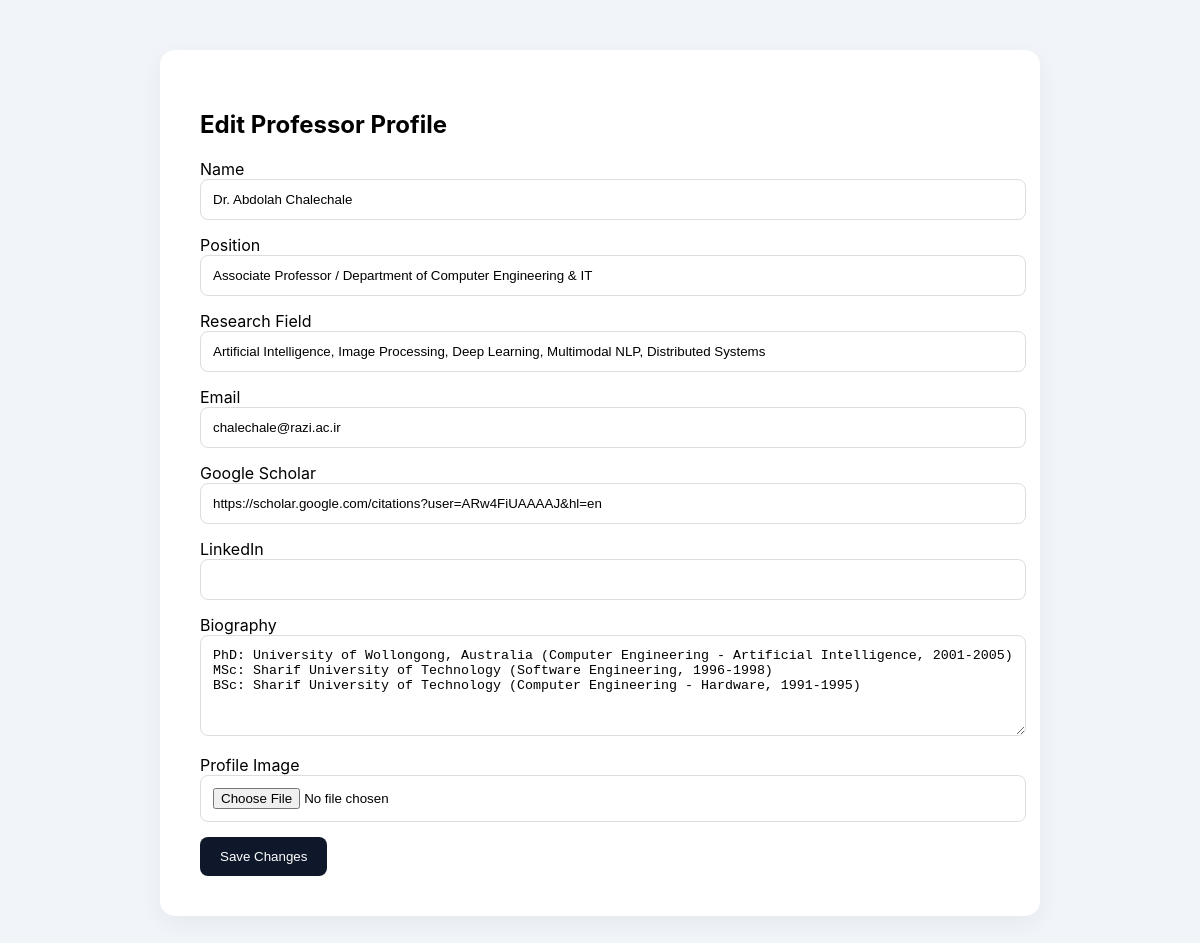
The app's page /admin/edit_professor.php?id=1 (signed in) with its own data.
### tables this page shows
CREATE TABLE IF NOT EXISTS `professor` (
    `id`           INT           NOT NULL AUTO_INCREMENT,
    `name`         VARCHAR(255)  NOT NULL DEFAULT '',
    `name_fa`      VARCHAR(255)  NOT NULL DEFAULT '',
    `position`     VARCHAR(255)  NOT NULL DEFAULT '',
    `position_fa`  VARCHAR(255)  NOT NULL DEFAULT '',
    `field`        VARCHAR(255)  NOT NULL DEFAULT '',
    `field_fa`     VARCHAR(255)  NOT NULL DEFAULT '',
    `email`        VARCHAR(255)  NOT NULL DEFAULT '',
    `scholar_link` VARCHAR(500)  NOT NULL DEFAULT '',
    `linkedin`     VARCHAR(500)  NOT NULL DEFAULT '',
    `bio`          TEXT,
    `bio_fa`       TEXT,
    `image`        VARCHAR(255)           DEFAULT NULL,
    PRIMARY KEY (`id`)
);

### admin/edit_professor.php (the view, shortened to what this page needs)
<?php
require_once("../includes/db.php");
$id = isset($_GET['id']) ? intval($_GET['id']) : 0;
$stmt = $conn->prepare("SELECT * FROM professor WHERE id=?");
$stmt->bind_param("i", $id);
$stmt->execute();
$professor = $stmt->get_result()->fetch_assoc();
?>
<!DOCTYPE html>
<html>
<head>
</head>
<body>
<div class="container">
<h2>Edit Professor Profile</h2>
<form method="POST" enctype="multipart/form-data">
    <label>Name</label>
    <input type="text" name="name" value="<?= htmlspecialchars($professor['name']) ?>">
    <label>Position</label>
    <input type="text" name="position" value="<?= htmlspecialchars($professor['position']) ?>">
    <label>Research Field</label>
    <input type="text" name="field" value="<?= htmlspecialchars($professor['field']) ?>">
    <label>Email</label>
    <input type="text" name="email" value="<?= htmlspecialchars($professor['email']) ?>">
    <label>Google Scholar</label>
    <input type="text" name="scholar_link" value="<?= htmlspecialchars($professor['scholar_link']) ?>">
    <label>LinkedIn</label>
    <input type="text" name="linkedin" value="<?= htmlspecialchars($professor['linkedin']) ?>">
    <label>Biography</label>
    <textarea name="bio" rows="5"><?= htmlspecialchars($professor['bio']) ?></textarea>
    <label>Profile Image</label>
    <input type="file" name="image">
    <button type="submit">Save Changes</button>
</form>
</div>
</body>
</html>

### admin/edit_professor.php (style rules this page uses)
body { font-family:Inter;background:#f1f5f9;margin:0 }
.container { max-width:800px; margin:50px auto; background:white; padding:40px; border-radius:15px; box-shadow:0 8px 25px rgba(0,0,0,0.05); }
input,textarea { width:100%; padding:12px; margin-bottom:15px; border:1px solid #ddd; border-radius:8px; }
button { background:#0f172a; color:white; border:none; padding:12px 20px; border-radius:8px; }

### records on screen
professor: name "Dr. Abdolah Chalechale", position "Associate Professor / Department of Computer Engineering & IT", field "Artificial Intelligence, Image Processing, Deep Learning, Multimodal NLP, Distributed Systems", email "chalechale@razi.ac.ir", scholar_link "https://scholar.google.com/citations?user=ARw4FiUAAAAJ&hl=en", bio "PhD: University of Wollongong, Australia (Computer Engineering - Artificial Intelligence, 2001-2005) MSc: Sharif University of Technology (Software Engineering, 1996-1998) BSc: Sharif University of Technology (Computer Engineering - Hardware, 1991-1995)"
